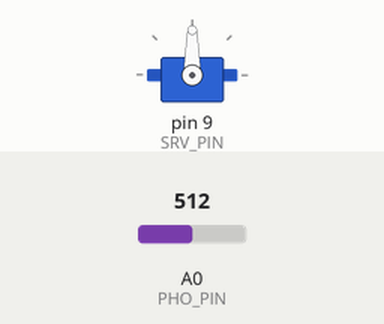
The program below on a simulated Arduino Mega 2560, built with avr-gcc and run on an emulated ATmega2560. Parts: servo. Inputs (shaded band) come from the test bench; at power-on: A0 (PHO_PIN) = 512.

Above: at 1.2 s.
1.3 s: A0 (PHO_PIN) set to 716
At 2.4 s:
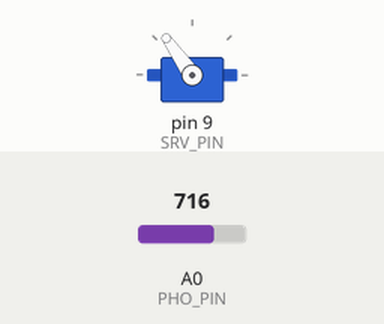
2.8 s: A0 (PHO_PIN) set to 900
At 3.4 s:
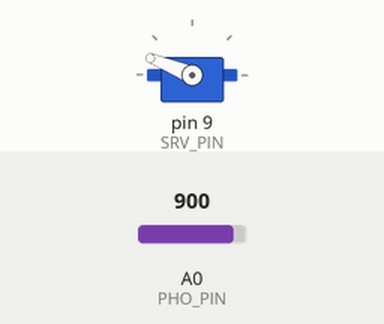
4.3 s: A0 (PHO_PIN) set to 1023
At 5.5 s:
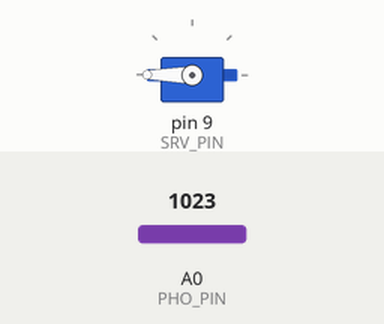
5.8 s: A0 (PHO_PIN) set to 306
At 6.7 s:
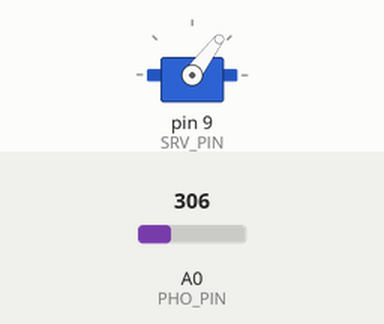
7.3 s: A0 (PHO_PIN) set to 170
At 7.8 s:
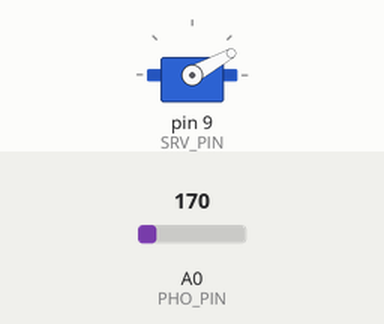
Timing chart, 0 to 9.8 s (numbered marks = the images above; inputs shaded):
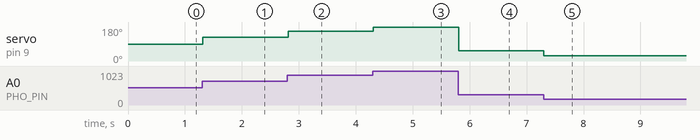

Measured:
- after the input at 1.3 s, servo on pin 9 (SRV_PIN): 90° → 125° at once
- after the input at 2.8 s, servo on pin 9 (SRV_PIN): 125° → 158° at once
- after the input at 4.3 s, servo on pin 9 (SRV_PIN): 158° → 180° at once
- after the input at 5.8 s, servo on pin 9 (SRV_PIN): 180° → 53° at once
- after the input at 7.3 s, servo on pin 9 (SRV_PIN): 53° → 29° at once

The program:

main.cpp
```cpp
//**************************************************************//
//  Name    : Light Gauge
//  Author  : Jose Luis Figueroa
//  Date    : 15 April, 2021
//  Board   : Arduino
//  Version : 1.0
//  Notes   : Use a photoresistor to control servo according to
//          : light
//**************************************************************//
#include <Arduino.h>
#include <Servo.h>

//Pins assignment
const uint8_t PHO_PIN = A0;
const uint8_t SRV_PIN = 9;

//Constants and variables
const uint8_t wait_20ms = 20;
const int32_t max_val_srv = 180;
const int32_t max_val_pho = 1023;

//Instance
Servo servo;

void setup()
{
  servo.attach(SRV_PIN);
}

void loop()
{
  //Get a value of the photoresitor (0-1023)
  uint16_t light = analogRead(PHO_PIN);
  //Charge the value to servo acording to light (0-180)
  int32_t value = map(light, 0, max_val_pho, 0, max_val_srv);
  servo.write(value);
  delay(wait_20ms);
}
```
